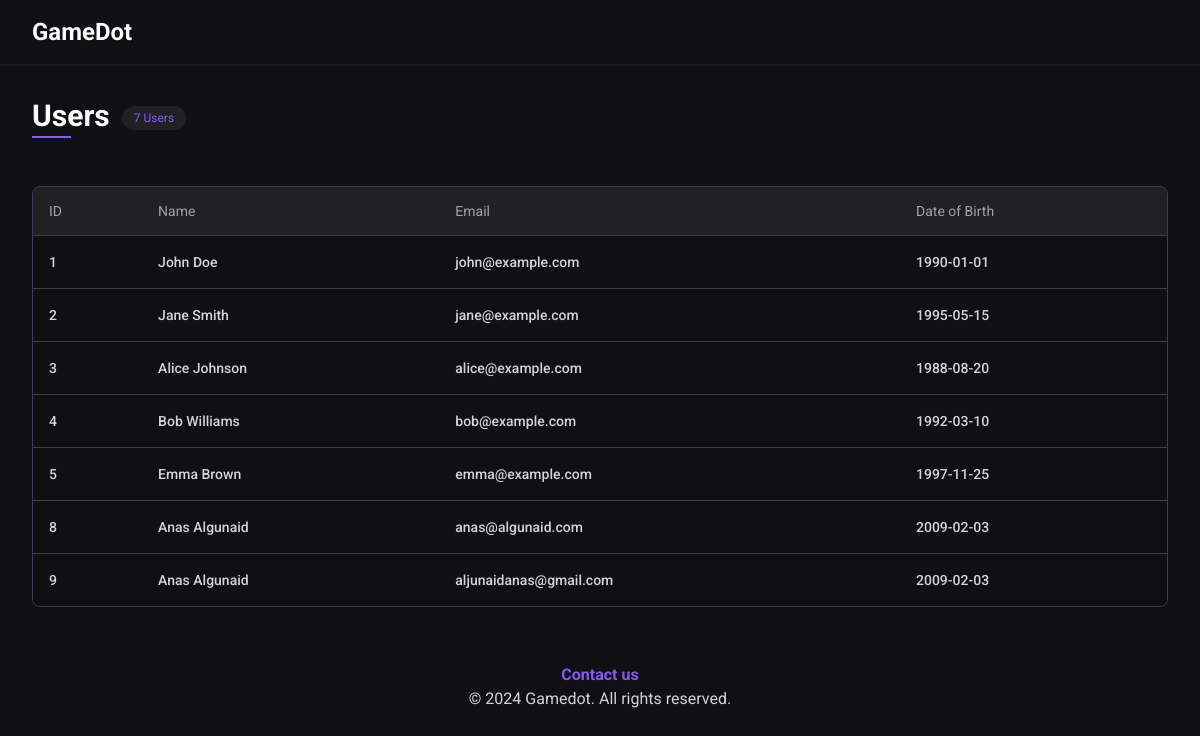
Page /gamedot/admin/users/ (signed in) on the earlier database version.
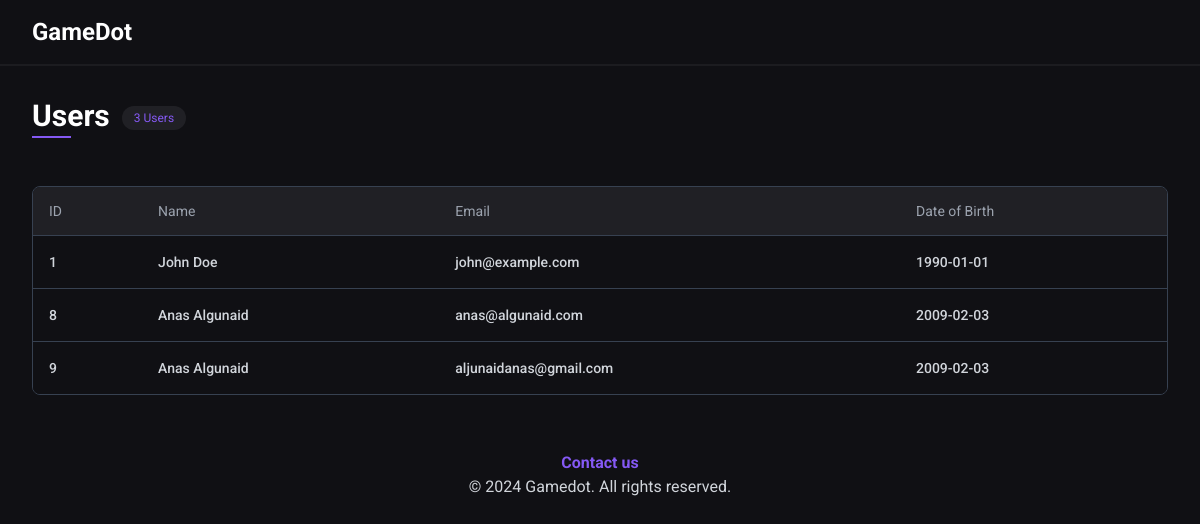
Same page on the later database version.
### tables this page shows
CREATE TABLE `users` (
  `id` int(11) NOT NULL,
  `fname` varchar(255) DEFAULT NULL,
  `lname` varchar(255) DEFAULT NULL,
  `email` varchar(255) DEFAULT NULL,
  `password` varchar(255) DEFAULT NULL,
  `dob` date DEFAULT NULL
);

### src/admin/users/controllers/users.php (called while the page is built, shortened)
<?php
$usersColumns = ['id' => "ID", 'name' => 'Name', 'email' => 'Email', 'dob' => 'Date of Birth'];
$database = new Database();
$query = 'SELECT * FROM users';
$users = $database->query($query)->qAll();
foreach ($users as $key => $user) {
  $users[$key]['name'] = $user['fname'] . ' ' . $user['lname'];
}
require('src/admin/users/views/users.view.php');

### core/database.php (called while the page is built, shortened)
<?php
class Database
{
  private $host = 'localhost';
  private $db_name = 'gamedot';
  private $port = '3308';
  private $username = 'root';
  private $connection;
  private $statement;
  public function __construct()
  {
    $this->connection = null;
    try {
      $this->connection = new PDO('mysql:host=' . $this->host . ';port=' . $this->port . ';dbname=' . $this->db_name . ';user=' . $this->username);
      $this->connection->setAttribute(PDO::ATTR_ERRMODE, PDO::ERRMODE_EXCEPTION);
      $this->connection->setAttribute(PDO::ATTR_DEFAULT_FETCH_MODE, PDO::FETCH_ASSOC);
    } catch (PDOException $e) {
      echo 'Connection Error: ' . $e->getMessage();
    }
  }
  public function query($query, $params = [])
  {
    $this->statement = $this->connection->prepare($query);
    $this->statement->execute($params);
    return $this;
  }
  public function qAll()
  {
    return $this->statement->fetchAll();
  }
}

### src/admin/users/views/users.view.php (the view, shortened to what this page needs)
<main>
  <div class="xl:container mx-auto p-8">
    <div class="flex justify-between items-center gap-4 flex-wrap ">
      <div class="flex items-start gap-x-3">
        <h2 class="text-3xl font-bold mb-4 inline-block relative pb-1">
          Users
          <span class="absolute bottom-0 left-0 w-1/2 h-0.5 bg-primary"></span>
        </h2>
        <span class="px-3 py-1 text-xs rounded-full bg-secondaryBlack text-primary mt-2"><?= count($users) ?> Users</span>
      </div>
    </div>
    <section>
      <div class="flex flex-col mt-6">
        <div class="overflow-x-auto ">
          <div class="inline-block min-w-full py-2 align-middle">
            <div class="overflow-hidden border  border-gray-700 md:rounded-lg">
              <table class="min-w-full divide-y divide-gray-700">
                <thead class="bg-secondaryBlack">
                  <tr>
                    <?php
                    foreach ($usersColumns as $column) :
                    ?>
                      <th scope='col' class='px-4 py-3.5 text-sm font-normal text-left rtl:text-right text-gray-400 '><?= $column ?></th>
                    <?php endforeach; ?>
                  </tr>
                </thead>
                <tbody class=" divide-y divide-gray-700 bg-myBlack">
                  <?php
                  foreach ($users as $user) : ?>
                    <tr>
                      <?php foreach ($usersColumns as $dbcolumn => $column) : ?>
                        <td class='px-4 py-4 text-sm font-medium text-gray-300 whitespace-nowrap hover:text-primary duration-300'><a href="./<?= $user['id'] ?>"><?= $user[$dbcolumn]  ?></a></td>
                      <?php endforeach; ?>
                    </tr>
                  <?php endforeach; ?>
                </tbody>
              </table>
            </div>
          </div>
        </div>
      </div>
    </section>
  </div>
</main>

Differences in the rows shown:
removed users: id "2", dbcolumn "Jane Smith", email "jane@example.com", dob "1995-05-15"
removed users: id "3", dbcolumn "Alice Johnson", email "alice@example.com", dob "1988-08-20"
removed users: id "4", dbcolumn "Bob Williams", email "bob@example.com", dob "1992-03-10"
removed users: id "5", dbcolumn "Emma Brown", email "emma@example.com", dob "1997-11-25"
Other differences:
count($users): "7" → "3"
